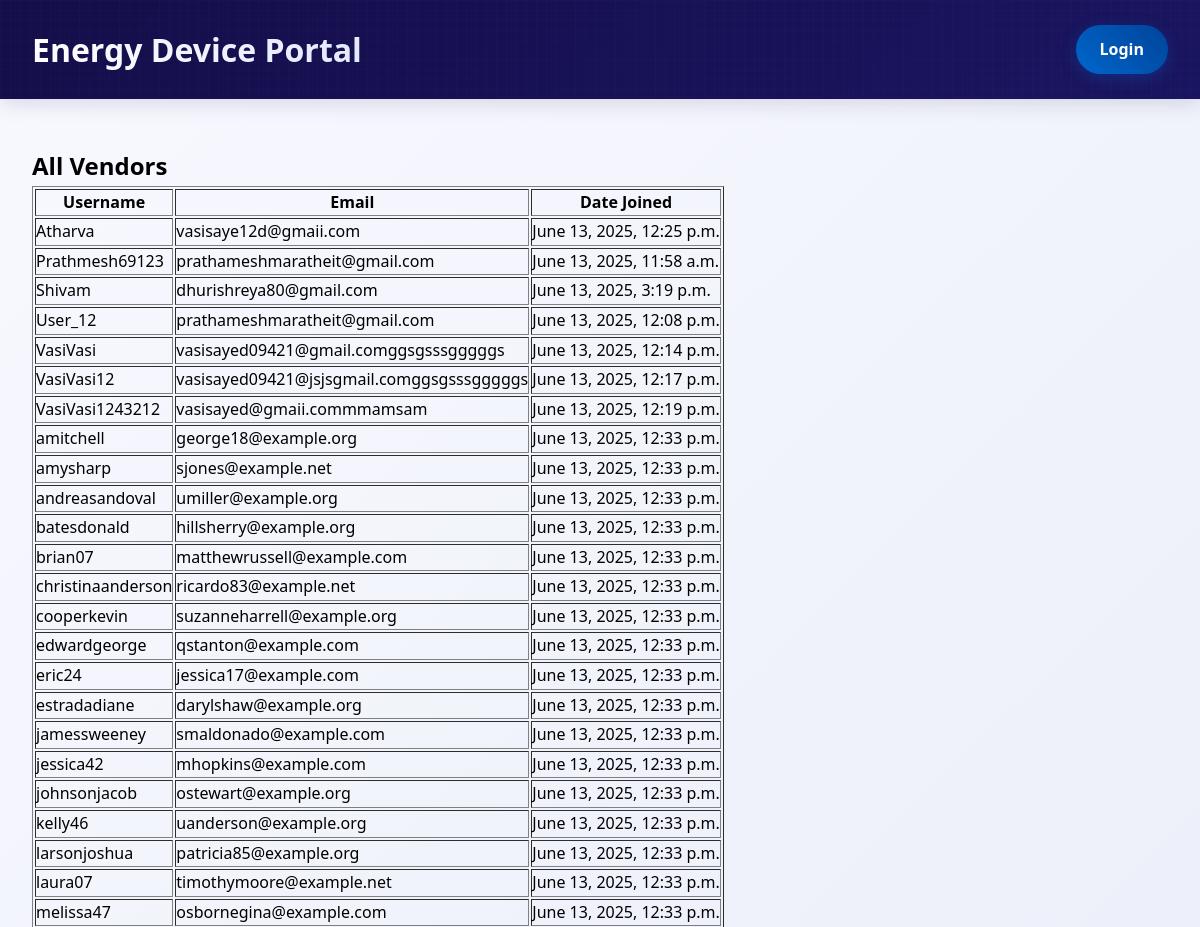
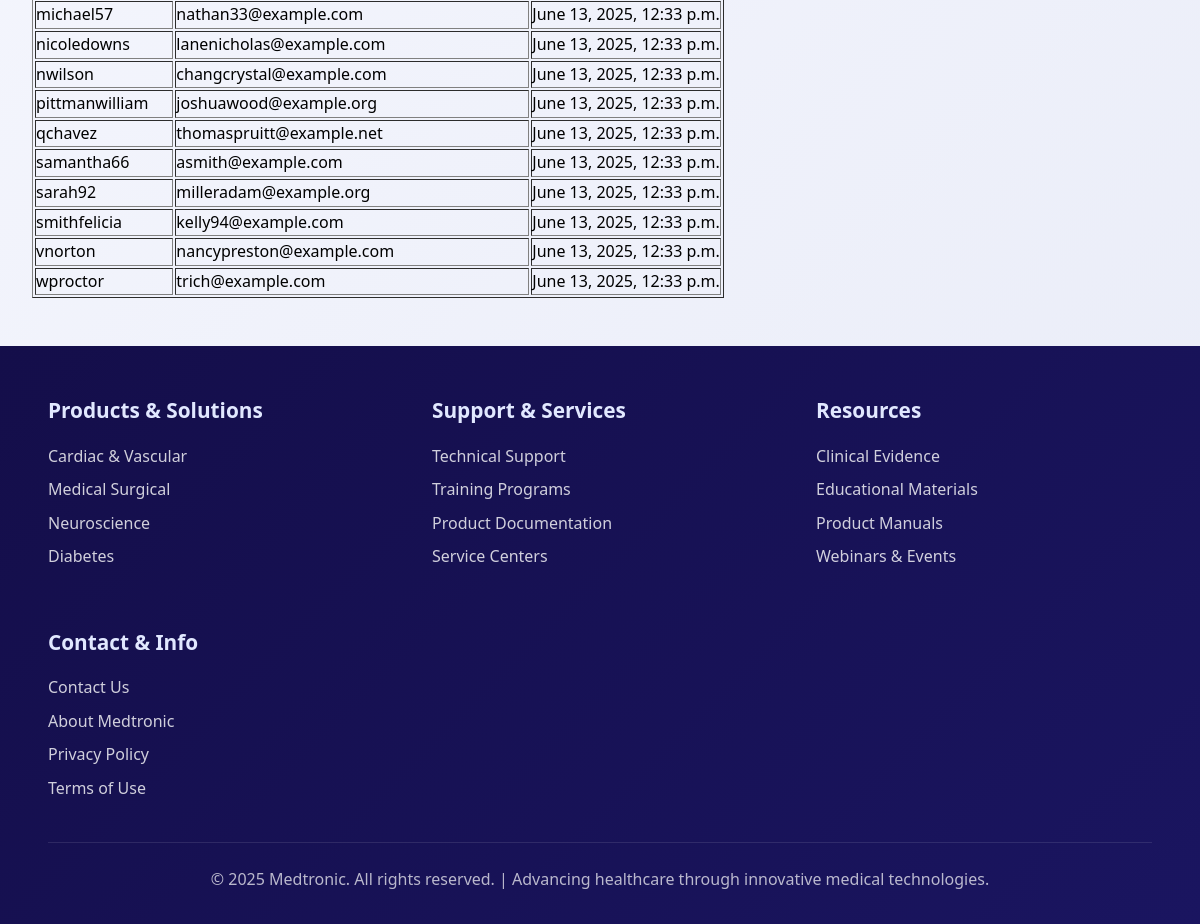
The page /analytics/ on the database its author committed (2 pictures, top to bottom).
### accounts/models.py (models this page shows, shortened)
class User(AbstractUser):
    ROLE_CHOICES = (
        ('admin', 'Admin'),
        ('user', 'User'),
    )
    role = models.CharField(max_length=10, choices=ROLE_CHOICES, default='user')
    class Meta:
        verbose_name = "User"
        verbose_name_plural = "Users"
        ordering = ['username']

### analytics/views.py (the view)
# urls.py: path('', views.vendor_list_view, name='vendor_list'),
def vendor_list_view(request):
    vendors = User.objects.filter(role='user')
    return render(request, 'analytics/list.html', {'title': 'All Vendors', 'vendors': vendors})

### analytics/templates/analytics/list.html
{% extends 'admin.html' %}
{% block content %}
<h2>{{ title }}</h2>
<table border="1" cellpadding="10">
    <thead>
        <tr>
            <th>Username</th>
            <th>Email</th>
            <th>Date Joined</th>
        </tr>
    </thead>
    <tbody>
        {% for vendor in vendors %}
        <tr>
            <td>{{ vendor.username }}</td>
            <td>{{ vendor.email }}</td>
            <td>{{ vendor.date_joined }}</td>
        </tr>
        {% empty %}
        <tr>
            <td colspan="3">No data available.</td>
        </tr>
        {% endfor %}
    </tbody>
</table>
{% endblock %}

### rows shown on the page
User: username "Atharva", email "vasisaye12d@gmaii.com", date_joined "June 13, 2025, 12:25 p.m."
User: username "Prathmesh69123", email "prathameshmaratheit@gmail.com", date_joined "June 13, 2025, 11:58 a.m."
User: username "Shivam", email "dhurishreya80@gmail.com", date_joined "June 13, 2025, 3:19 p.m."
User: username "User_12", email "prathameshmaratheit@gmail.com", date_joined "June 13, 2025, 12:08 p.m."
User: username "VasiVasi", email "vasisayed09421@gmail.comggsgsssgggggs", date_joined "June 13, 2025, 12:14 p.m."
User: username "VasiVasi12", email "vasisayed09421@jsjsgmail.comggsgsssgggggs", date_joined "June 13, 2025, 12:17 p.m."
User: username "VasiVasi1243212", email "vasisayed@gmaii.commmamsam", date_joined "June 13, 2025, 12:19 p.m."
User: username "amitchell", email "george18@example.org", date_joined "June 13, 2025, 12:33 p.m."
User: username "amysharp", email "sjones@example.net", date_joined "June 13, 2025, 12:33 p.m."
User: username "andreasandoval", email "umiller@example.org", date_joined "June 13, 2025, 12:33 p.m."
User: username "batesdonald", email "hillsherry@example.org", date_joined "June 13, 2025, 12:33 p.m."
User: username "brian07", email "matthewrussell@example.com", date_joined "June 13, 2025, 12:33 p.m."
User: username "christinaanderson", email "ricardo83@example.net", date_joined "June 13, 2025, 12:33 p.m."
User: username "cooperkevin", email "suzanneharrell@example.org", date_joined "June 13, 2025, 12:33 p.m."
User: username "edwardgeorge", email "qstanton@example.com", date_joined "June 13, 2025, 12:33 p.m."
User: username "eric24", email "jessica17@example.com", date_joined "June 13, 2025, 12:33 p.m."
User: username "estradadiane", email "darylshaw@example.org", date_joined "June 13, 2025, 12:33 p.m."
User: username "jamessweeney", email "smaldonado@example.com", date_joined "June 13, 2025, 12:33 p.m."
User: username "jessica42", email "mhopkins@example.com", date_joined "June 13, 2025, 12:33 p.m."
User: username "johnsonjacob", email "ostewart@example.org", date_joined "June 13, 2025, 12:33 p.m."
User: username "kelly46", email "uanderson@example.org", date_joined "June 13, 2025, 12:33 p.m."
User: username "larsonjoshua", email "patricia85@example.org", date_joined "June 13, 2025, 12:33 p.m."
User: username "laura07", email "timothymoore@example.net", date_joined "June 13, 2025, 12:33 p.m."
User: username "melissa47", email "osbornegina@example.com", date_joined "June 13, 2025, 12:33 p.m."
User: username "michael57", email "nathan33@example.com", date_joined "June 13, 2025, 12:33 p.m."
User: username "nicoledowns", email "lanenicholas@example.com", date_joined "June 13, 2025, 12:33 p.m."
User: username "nwilson", email "changcrystal@example.com", date_joined "June 13, 2025, 12:33 p.m."
User: username "pittmanwilliam", email "joshuawood@example.org", date_joined "June 13, 2025, 12:33 p.m."
User: username "qchavez", email "thomaspruitt@example.net", date_joined "June 13, 2025, 12:33 p.m."
User: username "samantha66", email "asmith@example.com", date_joined "June 13, 2025, 12:33 p.m."
User: username "sarah92", email "milleradam@example.org", date_joined "June 13, 2025, 12:33 p.m."
User: username "smithfelicia", email "kelly94@example.com", date_joined "June 13, 2025, 12:33 p.m."
User: username "vnorton", email "nancypreston@example.com", date_joined "June 13, 2025, 12:33 p.m."
User: username "wproctor", email "trich@example.com", date_joined "June 13, 2025, 12:33 p.m."

### other values the page prints
{{ title }} "All Vendors"
